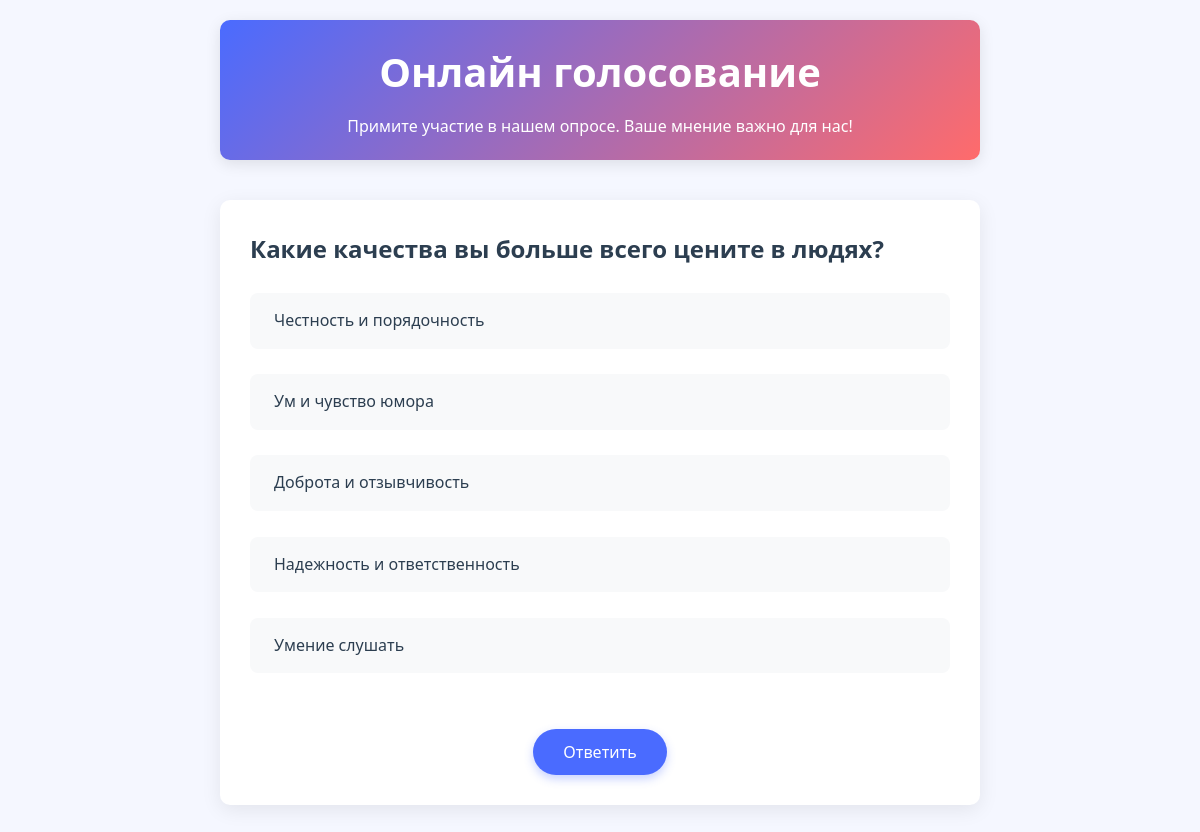
Page /2/ on the committed database.
### polls/models.py (models this page shows, shortened)
class Question(models.Model):
    question_text = models.CharField(max_length=200, verbose_name='Текст вопроса')
    pub_date = models.DateTimeField("Дата публикации")

class Choice(models.Model):
    question = models.ForeignKey(Question, on_delete=models.CASCADE,)
    choice_text = models.CharField(max_length=200, verbose_name='Варианты ответа')
    votes = models.IntegerField(default=0, verbose_name='Голоса')

### polls/views.py (the view)
# urls.py: path("<int:pk>/", views.DetailView.as_view(), name="detail"),
class DetailView(generic.DetailView):
    model = Question
    template_name = "polls/detail.html"
    def get_queryset(self):
        return Question.objects.filter(pub_date__lte=timezone.now())

### polls/templates/polls/detail.html (shortened to what this page needs)
{% extends "polls/base.html" %}
{% load static %}
{% block content %}<div class="poll-container">
<div class="">
  <form action="{% url 'polls:vote' question.id %}" method="post">
  <div class="poll-options">
    <legend><h1 class="poll-question">{{ question.question_text }}</h1></legend>
    <div class="poll-option">
      {% for choice in question.choice_set.all %}
          <label for="choice{{ forloop.counter }}">{{ choice.choice_text }}</label><br>
      {% endfor %}
    </div>
  </div>
  <input type="submit" value="Ответить" class="submit-btn">
  </form>
</div>
{% endblock content %}

### polls/static/polls/style.css (style rules this page uses)
:root { --primary-color: #4a6bff; --secondary-color: #ff6b6b; --dark-color: #2c3e50; --light-color: #f8f9fa; --success-color: #28a745; }
* { margin: 0; padding: 0; box-sizing: border-box; font-family: 'Segoe UI', Tahoma, Geneva, Verdana, sans-serif; }
body { background-color: #f5f7ff; color: var(--dark-color); line-height: 1.6; }
h1 { font-size: 2.5rem; margin-bottom: 10px; }
.poll-container { background: white; border-radius: 10px; padding: 30px; box-shadow: 0 5px 20px rgba(0, 0, 0, 0.08); margin-bottom: 30px; }
.poll-question { font-size: 1.5rem; margin-bottom: 25px; color: var(--dark-color); font-weight: 600; }
.poll-options { list-style: none; }
.poll-option { margin-bottom: 15px; position: relative; transition: all 0.3s ease; }
.poll-option label { display: block; padding: 15px 20px; background: var(--light-color); border-radius: 8px; cursor: pointer; border-left: 4px solid transparent; transition: all 0.3s ease; }
.submit-btn { background: var(--primary-color); color: white; border: none; padding: 12px 30px; font-size: 1rem; border-radius: 50px; cursor: pointer; transition: all 0.3s ease; display: block; margin: 30px auto 0; box-shadow: 0 4px 10px rgba(74, 107, 255, 0.3); }

### rows in the picture
Question: question_text "Какие качества вы больше всего цените в людях?"
Choice: choice_text "Честность и порядочность"
Choice: choice_text "Ум и чувство юмора"
Choice: choice_text "Доброта и отзывчивость"
Choice: choice_text "Надежность и ответственность"
Choice: choice_text "Умение слушать"
